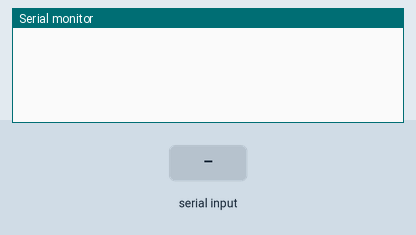
The sketch below on a simulated Arduino Uno, built with avr-gcc and run on an emulated ATmega328P. Parts: the last lines printed to the serial monitor. Inputs (shaded band) come from the test bench.

Above: at 1.2 s.
1.3 s: "Ok" received over Serial
At 2.9 s:
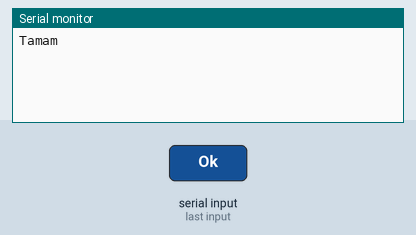
3.8 s: "1" received over Serial
At 6.0 s:
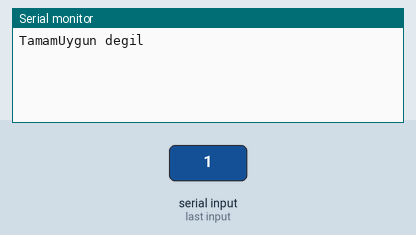

The sketch:

serialportHaberlesme.ino
```cpp
String dataReceived;
const char dataTransmitted [] = "Tamam";

void setup(){
  Serial.begin(115200);
}

void loop(){
  while(Serial.available()>0){
    dataReceived = Serial.readString();
    if(dataReceived == "Ok"){
      Serial.print(dataTransmitted);
    }
    else{
      Serial.print("Uygun degil");
    }
  }
}
```

Measured:
- after the input at 1.3 s, the serial monitor: prints a new line after 1.0 s (image 1)
- after the input at 3.8 s, the serial monitor: prints a new line after 1.0 s (image 2)
